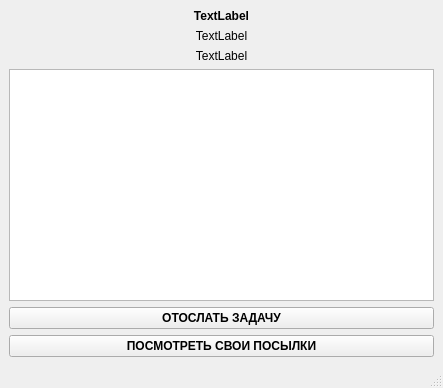
<?xml version="1.0" encoding="UTF-8"?>
<ui version="4.0">
 <class>MainWindow</class>
 <widget class="QMainWindow" name="MainWindow">
  <property name="geometry">
   <rect>
    <x>0</x>
    <y>0</y>
    <width>443</width>
    <height>388</height>
   </rect>
  </property>
  <property name="windowTitle">
   <string>MainWindow</string>
  </property>
  <widget class="QWidget" name="centralwidget">
   <layout class="QVBoxLayout" name="verticalLayout_2">
    <item>
     <layout class="QVBoxLayout" name="verticalLayout">
      <item>
       <widget class="QLabel" name="task_name">
        <property name="font">
         <font>
          <weight>75</weight>
          <bold>true</bold>
         </font>
        </property>
        <property name="text">
         <string>TextLabel</string>
        </property>
        <property name="alignment">
         <set>Qt::AlignCenter</set>
        </property>
       </widget>
      </item>
      <item>
       <widget class="QLabel" name="ml">
        <property name="text">
         <string>TextLabel</string>
        </property>
        <property name="alignment">
         <set>Qt::AlignCenter</set>
        </property>
       </widget>
      </item>
      <item>
       <widget class="QLabel" name="tl">
        <property name="text">
         <string>TextLabel</string>
        </property>
        <property name="alignment">
         <set>Qt::AlignCenter</set>
        </property>
       </widget>
      </item>
      <item>
       <widget class="QTextEdit" name="task_text"/>
      </item>
      <item>
       <widget class="QPushButton" name="send_task">
        <property name="font">
         <font>
          <weight>75</weight>
          <bold>true</bold>
         </font>
        </property>
        <property name="text">
         <string>ОТОСЛАТЬ ЗАДАЧУ</string>
        </property>
       </widget>
      </item>
      <item>
       <widget class="QPushButton" name="see_packages">
        <property name="font">
         <font>
          <weight>75</weight>
          <bold>true</bold>
         </font>
        </property>
        <property name="text">
         <string>ПОСМОТРЕТЬ СВОИ ПОСЫЛКИ</string>
        </property>
       </widget>
      </item>
     </layout>
    </item>
   </layout>
  </widget>
  <widget class="QMenuBar" name="menubar">
   <property name="geometry">
    <rect>
     <x>0</x>
     <y>0</y>
     <width>443</width>
     <height>21</height>
    </rect>
   </property>
  </widget>
  <widget class="QStatusBar" name="statusbar"/>
 </widget>
 <resources/>
 <connections/>
</ui>
